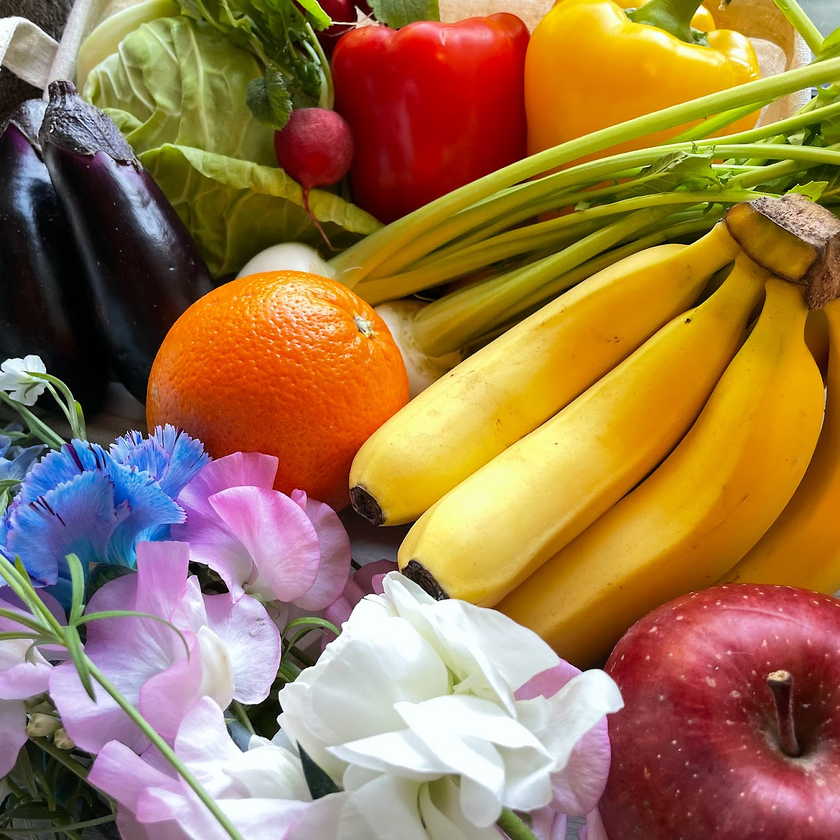
#> input picture ch6/6.3/test.png, 840 x 840 px, shrunk from 1270 x 1270 before the run
$ python conv.py
#> lines starting #> are read from the running program, lines starting #| are printed output that depends on the picture
import cv2
import matplotlib.pyplot as plt
import numpy as np

plt.figure(figsize=(20,10))

src_img = cv2.imread('test.png', cv2.IMREAD_GRAYSCALE)
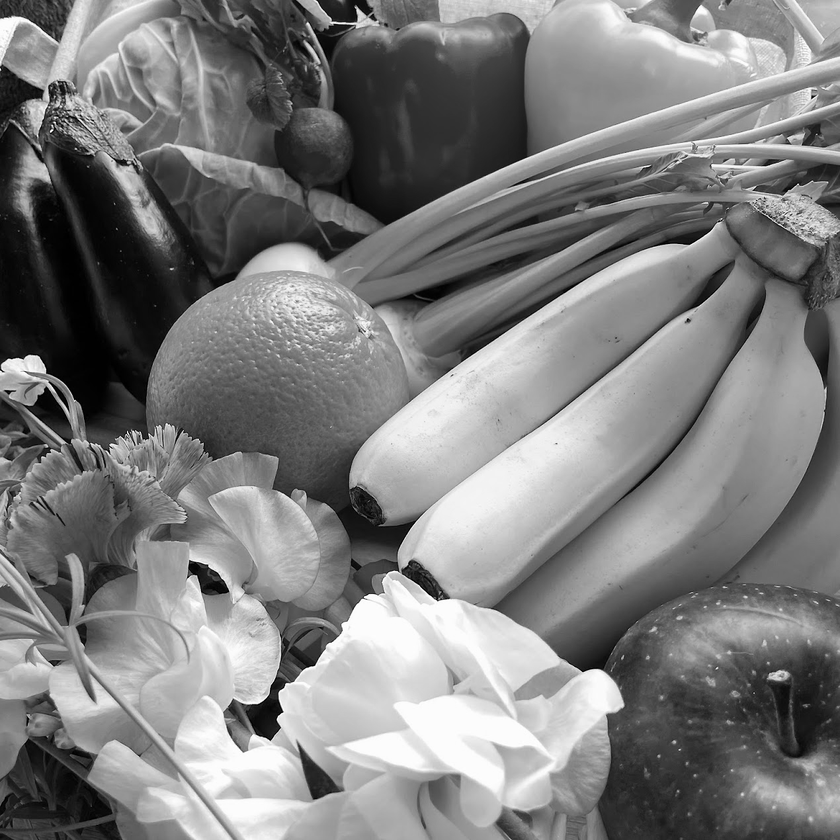
#> src_img: shape (840, 840); min 0, max 255, mean 125.3
plt.subplot(1,3,1)
plt.imshow(src_img, cmap='gray')

# 縦線を抽出するフィルタ
filter_vertical = [[-1, 0, 1],
                [-2, 0, 2],
                [-1, 0, 1]]

dst_img = cv2.filter2D(src_img, ddepth=-1, kernel=np.array(filter_vertical))
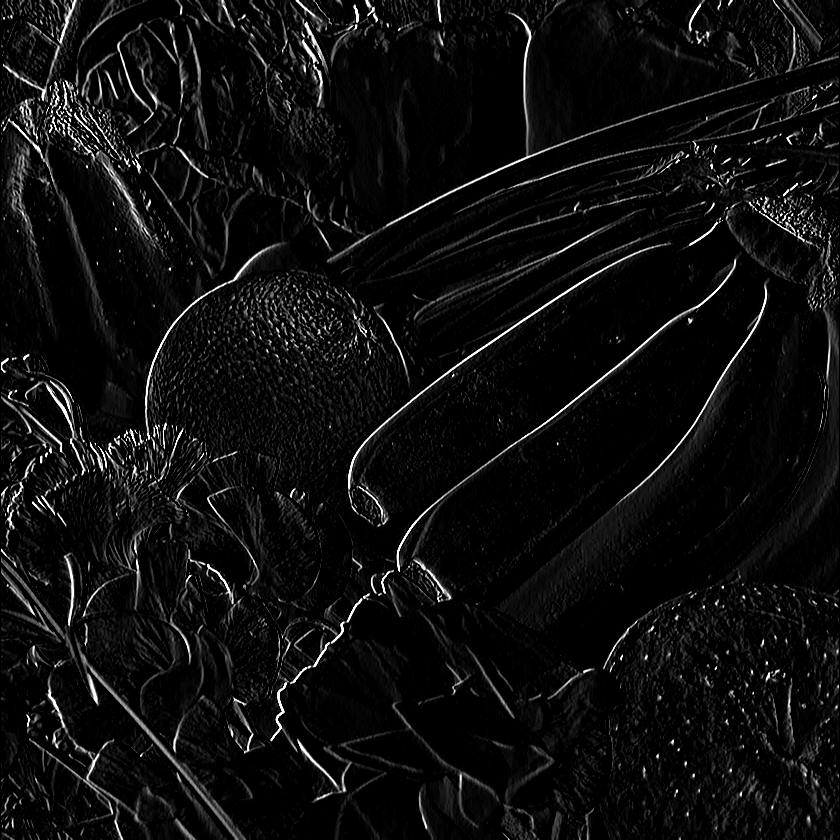
#> dst_img: shape (840, 840); min 0, max 255, mean 14.1
plt.subplot(1,3,2)
plt.imshow(cv2.convertScaleAbs(dst_img), cmap='gray')

# 横線を抽出するフィルタ
filter_horizontal = [[-1, -2, -1],
                [0, 0, 0],
                [1, 2, 1]]

dst_img = cv2.filter2D(src_img, ddepth=-1, kernel=np.array(filter_horizontal))
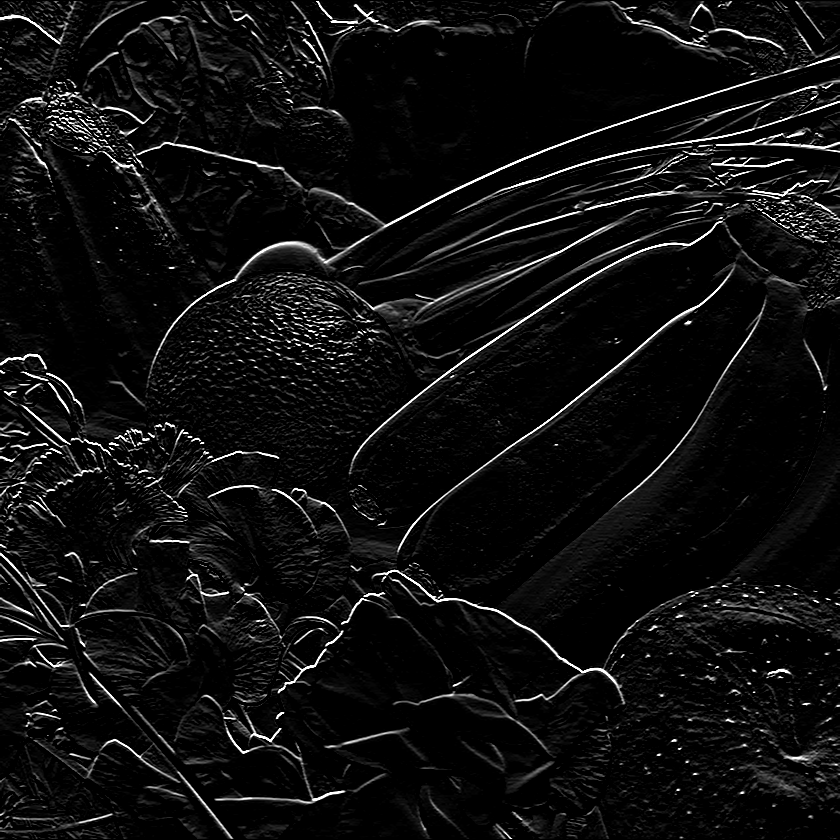
#> dst_img: shape (840, 840); min 0, max 255, mean 15
plt.subplot(1,3,3)
plt.imshow(cv2.convertScaleAbs(dst_img), cmap='gray')
plt.show()
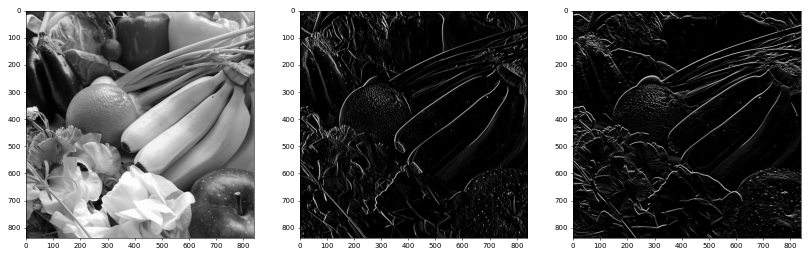
#> figure drawn by matplotlib, 3 panels
